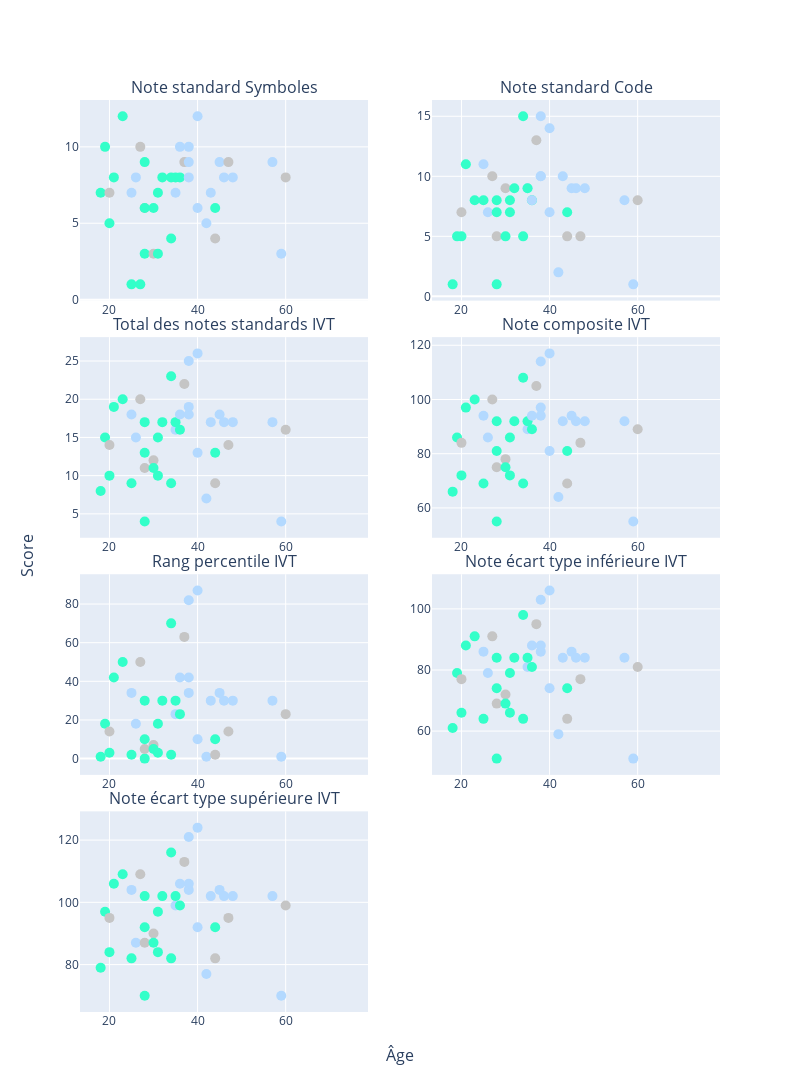

Notebook cell for this chart:
### Code cell
fig_wais_sub.add_trace(go.Scatter(x= df_wais_sub['age'], y=df_wais_sub[subplot_titles[4]], mode="markers+text",
            marker={'size': 10, "color": df_wais_sub['Type_color'] },
            hovertext= df_wais_sub['ID_SECONDAIRE'] +", "+ df_wais_sub['Type']),
            row=1, col=1)

fig_wais_sub.add_trace(go.Scatter(x= df_wais_sub['age'], y=df_wais_sub[subplot_titles[5]], mode="markers+text",
            marker={'size': 10, "color": df_wais_sub['Type_color'] },
            hovertext= df_wais_sub['ID_SECONDAIRE'] +", "+ df_wais_sub['Type']),
              row=1, col=2)

fig_wais_sub.add_trace(go.Scatter(x= df_wais_sub['age'], y=df_wais_sub[subplot_titles[6]], mode="markers+text",
            marker={'size': 10, "color": df_wais_sub['Type_color'] },
            hovertext= df_wais_sub['ID_SECONDAIRE'] +", "+ df_wais_sub['Type']),
              row=2, col=1)

fig_wais_sub.add_trace(go.Scatter(x= df_wais_sub['age'], y=df_wais_sub[subplot_titles[7]], mode="markers+text",
            marker={'size': 10, "color": df_wais_sub['Type_color'] },
            hovertext= df_wais_sub['ID_SECONDAIRE'] +", "+ df_wais_sub['Type']),
            row=2, col=2)

fig_wais_sub.add_trace(go.Scatter(x= df_wais_sub['age'], y=df_wais_sub[subplot_titles[8]], mode="markers+text",
            marker={'size': 10, "color": df_wais_sub['Type_color'] },
            hovertext= df_wais_sub['ID_SECONDAIRE'] +", "+ df_wais_sub['Type']),
            row=3, col=1)
                                                             
fig_wais_sub.add_trace(go.Scatter(x= df_wais_sub['age'], y=df_wais_sub[subplot_titles[9]], mode="markers+text",
            marker={'size': 10, "color": df_wais_sub['Type_color'] },
            hovertext= df_wais_sub['ID_SECONDAIRE'] +", "+ df_wais_sub['Type']),
            row=3, col=2)
    
fig_wais_sub.add_trace(go.Scatter(x= df_wais_sub['age'], y=df_wais_sub[subplot_titles[10]], mode="markers+text",
            marker={'size': 10, "color": df_wais_sub['Type_color'] },
            hovertext= df_wais_sub['ID_SECONDAIRE'] +", "+ df_wais_sub['Type']),
            row=4, col=1)
    
fig_wais_sub.update_layout(height=1500, width=800,
                   showlegend=False
            )

### Figure 1 — Plotly figure (JSON) as saved in the notebook; plotly's stock layout.template omitted (floating-point values rounded to 4 significant figures)
{"data": [{"hovertext": ["EF 2E 22 E0 EA, Type 1", "B6 A4 CD 3A 81, Type 1", "76 A2 26 6F C7, Type inconnu", "C2 C3 05 A8 4B, Type 1", "39 CA BD 3C 82, Type 1", "7B DE 78 5B F6, Type 1", "9B 8E 44 F8 FF, Type 1", "EA 6F FF DE 42, Type 2", "90 01 09 71 F0, Type 2", "39 35 88 38 7B, Type inconnu", "35 86 13 56 24, Type 1", "7D 76 3D FC 91, Type 1", "73 EC 1B D7 9B, Type 1", "81 03 8C 07 58, Type inconnu", "AB A5 ED 43 8B, Type 1", "48 84 25 4A E0, Type inconnu", "01 83 17 5E 89, Type 1", "B9 5D 22 14 86, Type 1", "A1 54 32 B1 53, Type 1", "FD 11 B7 CF 8F, Type 1", "DB 6B 59 3A 0C, Type 1", "F1 C2 1C 3A FC, Type 1", "31 19 64 3D 10, Type 2", "98 2C 1A AA 87, Type 1", "A2 D7 D0 A4 2A, Type 1", "D7 FC 44 05 CA, Type 2", "8A A0 53 AC 37, Type inconnu", "02 88 A7 94 50, Type 2", "64 0B 1B 0A 45, Type 2", "8A 77 B8 09 AD, Type 2", "51 B7 6E C2 FD, Type 2", "A4 03 5A F0 57, Type 2", "02 92 7B FF E6, Type 1", "90 A6 58 8A AD, Type 2", "F5 E4 FD A4 9F, Type 2", "06 25 B6 B7 F5, Type 1", "47 09 1C 5F 94, Type inconnu", "76 8F 56 DE 15, Type 2", "3D F6 5A B4 9D, Type 2", "3F 34 F5 32 80, Type inconnu", "A6 FD C4 C0 69, Type 2", "4F 9C 21 D3 31, Type 2", "4B 6C 17 74 29, Type inconnu", "94 EB 19 B7 18, Type 2", "12 A8 8F 3F 67, Type inconnu", "19 01 73 04 E2, Type 2", "A2 C1 35 C2 8C, Type 2", "0F 30 93 5E 0E, Type 2", "81 DB 14 CC 21, Type inconnu", "CA A2 77 FC 22, Type 2", "96 B8 5B 6F 8F, Type inconnu", "96 DD DC FE E3, Type 2", "21 36 06 E2 38, Type 2", "B7 CA E8 BC 99, Type 2", "3E C6 4C 31 8B, Type inconnu", "EF 4A CF 20 AF, Type 2"], "marker": {"color": ["#33ffc9", "#33ffc9", "#C5C5C5", "#33ffc9", "#33ffc9", "#33ffc9", "#33ffc9", "#B3D9FF", "#B3D9FF", "#C5C5C5", "#33ffc9", "#33ffc9", "#33ffc9", "#C5C5C5", "#33ffc9", "#C5C5C5", "#33ffc9", "#33ffc9", "#33ffc9", "#33ffc9", "#33ffc9", "#33ffc9", "#B3D9FF", "#33ffc9", "#33ffc9", "#B3D9FF", "#C5C5C5", "#B3D9FF", "#B3D9FF", "#B3D9FF", "#B3D9FF", "#B3D9FF", "#33ffc9", "#B3D9FF", "#B3D9FF", "#33ffc9", "#C5C5C5", "#B3D9FF", "#B3D9FF", "#C5C5C5", "#B3D9FF", "#B3D9FF", "#C5C5C5", "#B3D9FF", "#C5C5C5", "#B3D9FF", "#B3D9FF", "#B3D9FF", "#C5C5C5", "#B3D9FF", "#C5C5C5", "#B3D9FF", "#B3D9FF", "#B3D9FF", "#C5C5C5", "#B3D9FF"], "size": 10}, "mode": "markers+text", "type": "scatter", "x": [18, 19, 20, 20, 21, 23, 25, 25, 26, 27, 27, 28, 28, 28, 28, 30, 30, 31, 31, 32, 34, 34, 35, 35, 36, 36, 37, 38, 38, 38, 40, 40, 41, 42, 43, 44, 44, 45, 46, 47, 48, 52, 55, 57, 57, 59, 59, 59, 60, 60, 62, 64, 67, 72, 74, 74], "xaxis": "x", "y": [7, 10, 7, 5, 8, 12, 1, 7, 8, 10, 1, 9, 3, 6, 6, 3, 6, 7, 3, 8, 4, 8, 7, 8, 8, 10, 9, 8, 10, 9, 12, 6, null, 5, 7, 6, 4, 9, 8, 9, 8, null, null, 9, null, 3, null, null, 8, null, null, null, null, null, null, null], "yaxis": "y"}, {"hovertext": ["EF 2E 22 E0 EA, Type 1", "B6 A4 CD 3A 81, Type 1", "76 A2 26 6F C7, Type inconnu", "C2 C3 05 A8 4B, Type 1", "39 CA BD 3C 82, Type 1", "7B DE 78 5B F6, Type 1", "9B 8E 44 F8 FF, Type 1", "EA 6F FF DE 42, Type 2", "90 01 09 71 F0, Type 2", "39 35 88 38 7B, Type inconnu", "35 86 13 56 24, Type 1", "7D 76 3D FC 91, Type 1", "73 EC 1B D7 9B, Type 1", "81 03 8C 07 58, Type inconnu", "AB A5 ED 43 8B, Type 1", "48 84 25 4A E0, Type inconnu", "01 83 17 5E 89, Type 1", "B9 5D 22 14 86, Type 1", "A1 54 32 B1 53, Type 1", "FD 11 B7 CF 8F, Type 1", "DB 6B 59 3A 0C, Type 1", "F1 C2 1C 3A FC, Type 1", "31 19 64 3D 10, Type 2", "98 2C 1A AA 87, Type 1", "A2 D7 D0 A4 2A, Type 1", "D7 FC 44 05 CA, Type 2", "8A A0 53 AC 37, Type inconnu", "02 88 A7 94 50, Type 2", "64 0B 1B 0A 45, Type 2", "8A 77 B8 09 AD, Type 2", "51 B7 6E C2 FD, Type 2", "A4 03 5A F0 57, Type 2", "02 92 7B FF E6, Type 1", "90 A6 58 8A AD, Type 2", "F5 E4 FD A4 9F, Type 2", "06 25 B6 B7 F5, Type 1", "47 09 1C 5F 94, Type inconnu", "76 8F 56 DE 15, Type 2", "3D F6 5A B4 9D, Type 2", "3F 34 F5 32 80, Type inconnu", "A6 FD C4 C0 69, Type 2", "4F 9C 21 D3 31, Type 2", "4B 6C 17 74 29, Type inconnu", "94 EB 19 B7 18, Type 2", "12 A8 8F 3F 67, Type inconnu", "19 01 73 04 E2, Type 2", "A2 C1 35 C2 8C, Type 2", "0F 30 93 5E 0E, Type 2", "81 DB 14 CC 21, Type inconnu", "CA A2 77 FC 22, Type 2", "96 B8 5B 6F 8F, Type inconnu", "96 DD DC FE E3, Type 2", "21 36 06 E2 38, Type 2", "B7 CA E8 BC 99, Type 2", "3E C6 4C 31 8B, Type inconnu", "EF 4A CF 20 AF, Type 2"], "marker": {"color": ["#33ffc9", "#33ffc9", "#C5C5C5", "#33ffc9", "#33ffc9", "#33ffc9", "#33ffc9", "#B3D9FF", "#B3D9FF", "#C5C5C5", "#33ffc9", "#33ffc9", "#33ffc9", "#C5C5C5", "#33ffc9", "#C5C5C5", "#33ffc9", "#33ffc9", "#33ffc9", "#33ffc9", "#33ffc9", "#33ffc9", "#B3D9FF", "#33ffc9", "#33ffc9", "#B3D9FF", "#C5C5C5", "#B3D9FF", "#B3D9FF", "#B3D9FF", "#B3D9FF", "#B3D9FF", "#33ffc9", "#B3D9FF", "#B3D9FF", "#33ffc9", "#C5C5C5", "#B3D9FF", "#B3D9FF", "#C5C5C5", "#B3D9FF", "#B3D9FF", "#C5C5C5", "#B3D9FF", "#C5C5C5", "#B3D9FF", "#B3D9FF", "#B3D9FF", "#C5C5C5", "#B3D9FF", "#C5C5C5", "#B3D9FF", "#B3D9FF", "#B3D9FF", "#C5C5C5", "#B3D9FF"], "size": 10}, "mode": "markers+text", "type": "scatter", "x": [18, 19, 20, 20, 21, 23, 25, 25, 26, 27, 27, 28, 28, 28, 28, 30, 30, 31, 31, 32, 34, 34, 35, 35, 36, 36, 37, 38, 38, 38, 40, 40, 41, 42, 43, 44, 44, 45, 46, 47, 48, 52, 55, 57, 57, 59, 59, 59, 60, 60, 62, 64, 67, 72, 74, 74], "xaxis": "x2", "y": [1, 5, 7, 5, 11, 8, 8, 11, 7, 10, null, 8, 1, 5, 7, 9, 5, 8, 7, 9, 5, 15, 9, 9, 8, 8, 13, 10, 15, 10, 14, 7, null, 2, 10, 7, 5, 9, 9, 5, 9, null, null, 8, null, 1, null, null, 8, null, null, null, null, null, null, null], "yaxis": "y2"}, {"hovertext": ["EF 2E 22 E0 EA, Type 1", "B6 A4 CD 3A 81, Type 1", "76 A2 26 6F C7, Type inconnu", "C2 C3 05 A8 4B, Type 1", "39 CA BD 3C 82, Type 1", "7B DE 78 5B F6, Type 1", "9B 8E 44 F8 FF, Type 1", "EA 6F FF DE 42, Type 2", "90 01 09 71 F0, Type 2", "39 35 88 38 7B, Type inconnu", "35 86 13 56 24, Type 1", "7D 76 3D FC 91, Type 1", "73 EC 1B D7 9B, Type 1", "81 03 8C 07 58, Type inconnu", "AB A5 ED 43 8B, Type 1", "48 84 25 4A E0, Type inconnu", "01 83 17 5E 89, Type 1", "B9 5D 22 14 86, Type 1", "A1 54 32 B1 53, Type 1", "FD 11 B7 CF 8F, Type 1", "DB 6B 59 3A 0C, Type 1", "F1 C2 1C 3A FC, Type 1", "31 19 64 3D 10, Type 2", "98 2C 1A AA 87, Type 1", "A2 D7 D0 A4 2A, Type 1", "D7 FC 44 05 CA, Type 2", "8A A0 53 AC 37, Type inconnu", "02 88 A7 94 50, Type 2", "64 0B 1B 0A 45, Type 2", "8A 77 B8 09 AD, Type 2", "51 B7 6E C2 FD, Type 2", "A4 03 5A F0 57, Type 2", "02 92 7B FF E6, Type 1", "90 A6 58 8A AD, Type 2", "F5 E4 FD A4 9F, Type 2", "06 25 B6 B7 F5, Type 1", "47 09 1C 5F 94, Type inconnu", "76 8F 56 DE 15, Type 2", "3D F6 5A B4 9D, Type 2", "3F 34 F5 32 80, Type inconnu", "A6 FD C4 C0 69, Type 2", "4F 9C 21 D3 31, Type 2", "4B 6C 17 74 29, Type inconnu", "94 EB 19 B7 18, Type 2", "12 A8 8F 3F 67, Type inconnu", "19 01 73 04 E2, Type 2", "A2 C1 35 C2 8C, Type 2", "0F 30 93 5E 0E, Type 2", "81 DB 14 CC 21, Type inconnu", "CA A2 77 FC 22, Type 2", "96 B8 5B 6F 8F, Type inconnu", "96 DD DC FE E3, Type 2", "21 36 06 E2 38, Type 2", "B7 CA E8 BC 99, Type 2", "3E C6 4C 31 8B, Type inconnu", "EF 4A CF 20 AF, Type 2"], "marker": {"color": ["#33ffc9", "#33ffc9", "#C5C5C5", "#33ffc9", "#33ffc9", "#33ffc9", "#33ffc9", "#B3D9FF", "#B3D9FF", "#C5C5C5", "#33ffc9", "#33ffc9", "#33ffc9", "#C5C5C5", "#33ffc9", "#C5C5C5", "#33ffc9", "#33ffc9", "#33ffc9", "#33ffc9", "#33ffc9", "#33ffc9", "#B3D9FF", "#33ffc9", "#33ffc9", "#B3D9FF", "#C5C5C5", "#B3D9FF", "#B3D9FF", "#B3D9FF", "#B3D9FF", "#B3D9FF", "#33ffc9", "#B3D9FF", "#B3D9FF", "#33ffc9", "#C5C5C5", "#B3D9FF", "#B3D9FF", "#C5C5C5", "#B3D9FF", "#B3D9FF", "#C5C5C5", "#B3D9FF", "#C5C5C5", "#B3D9FF", "#B3D9FF", "#B3D9FF", "#C5C5C5", "#B3D9FF", "#C5C5C5", "#B3D9FF", "#B3D9FF", "#B3D9FF", "#C5C5C5", "#B3D9FF"], "size": 10}, "mode": "markers+text", "type": "scatter", "x": [18, 19, 20, 20, 21, 23, 25, 25, 26, 27, 27, 28, 28, 28, 28, 30, 30, 31, 31, 32, 34, 34, 35, 35, 36, 36, 37, 38, 38, 38, 40, 40, 41, 42, 43, 44, 44, 45, 46, 47, 48, 52, 55, 57, 57, 59, 59, 59, 60, 60, 62, 64, 67, 72, 74, 74], "xaxis": "x3", "y": [8, 15, 14, 10, 19, 20, 9, 18, 15, 20, null, 17, 4, 11, 13, 12, 11, 15, 10, 17, 9, 23, 16, 17, 16, 18, 22, 18, 25, 19, 26, 13, null, 7, 17, 13, 9, 18, 17, 14, 17, null, null, 17, null, 4, null, null, 16, null, null, null, null, null, null, null], "yaxis": "y3"}, {"hovertext": ["EF 2E 22 E0 EA, Type 1", "B6 A4 CD 3A 81, Type 1", "76 A2 26 6F C7, Type inconnu", "C2 C3 05 A8 4B, Type 1", "39 CA BD 3C 82, Type 1", "7B DE 78 5B F6, Type 1", "9B 8E 44 F8 FF, Type 1", "EA 6F FF DE 42, Type 2", "90 01 09 71 F0, Type 2", "39 35 88 38 7B, Type inconnu", "35 86 13 56 24, Type 1", "7D 76 3D FC 91, Type 1", "73 EC 1B D7 9B, Type 1", "81 03 8C 07 58, Type inconnu", "AB A5 ED 43 8B, Type 1", "48 84 25 4A E0, Type inconnu", "01 83 17 5E 89, Type 1", "B9 5D 22 14 86, Type 1", "A1 54 32 B1 53, Type 1", "FD 11 B7 CF 8F, Type 1", "DB 6B 59 3A 0C, Type 1", "F1 C2 1C 3A FC, Type 1", "31 19 64 3D 10, Type 2", "98 2C 1A AA 87, Type 1", "A2 D7 D0 A4 2A, Type 1", "D7 FC 44 05 CA, Type 2", "8A A0 53 AC 37, Type inconnu", "02 88 A7 94 50, Type 2", "64 0B 1B 0A 45, Type 2", "8A 77 B8 09 AD, Type 2", "51 B7 6E C2 FD, Type 2", "A4 03 5A F0 57, Type 2", "02 92 7B FF E6, Type 1", "90 A6 58 8A AD, Type 2", "F5 E4 FD A4 9F, Type 2", "06 25 B6 B7 F5, Type 1", "47 09 1C 5F 94, Type inconnu", "76 8F 56 DE 15, Type 2", "3D F6 5A B4 9D, Type 2", "3F 34 F5 32 80, Type inconnu", "A6 FD C4 C0 69, Type 2", "4F 9C 21 D3 31, Type 2", "4B 6C 17 74 29, Type inconnu", "94 EB 19 B7 18, Type 2", "12 A8 8F 3F 67, Type inconnu", "19 01 73 04 E2, Type 2", "A2 C1 35 C2 8C, Type 2", "0F 30 93 5E 0E, Type 2", "81 DB 14 CC 21, Type inconnu", "CA A2 77 FC 22, Type 2", "96 B8 5B 6F 8F, Type inconnu", "96 DD DC FE E3, Type 2", "21 36 06 E2 38, Type 2", "B7 CA E8 BC 99, Type 2", "3E C6 4C 31 8B, Type inconnu", "EF 4A CF 20 AF, Type 2"], "marker": {"color": ["#33ffc9", "#33ffc9", "#C5C5C5", "#33ffc9", "#33ffc9", "#33ffc9", "#33ffc9", "#B3D9FF", "#B3D9FF", "#C5C5C5", "#33ffc9", "#33ffc9", "#33ffc9", "#C5C5C5", "#33ffc9", "#C5C5C5", "#33ffc9", "#33ffc9", "#33ffc9", "#33ffc9", "#33ffc9", "#33ffc9", "#B3D9FF", "#33ffc9", "#33ffc9", "#B3D9FF", "#C5C5C5", "#B3D9FF", "#B3D9FF", "#B3D9FF", "#B3D9FF", "#B3D9FF", "#33ffc9", "#B3D9FF", "#B3D9FF", "#33ffc9", "#C5C5C5", "#B3D9FF", "#B3D9FF", "#C5C5C5", "#B3D9FF", "#B3D9FF", "#C5C5C5", "#B3D9FF", "#C5C5C5", "#B3D9FF", "#B3D9FF", "#B3D9FF", "#C5C5C5", "#B3D9FF", "#C5C5C5", "#B3D9FF", "#B3D9FF", "#B3D9FF", "#C5C5C5", "#B3D9FF"], "size": 10}, "mode": "markers+text", "type": "scatter", "x": [18, 19, 20, 20, 21, 23, 25, 25, 26, 27, 27, 28, 28, 28, 28, 30, 30, 31, 31, 32, 34, 34, 35, 35, 36, 36, 37, 38, 38, 38, 40, 40, 41, 42, 43, 44, 44, 45, 46, 47, 48, 52, 55, 57, 57, 59, 59, 59, 60, 60, 62, 64, 67, 72, 74, 74], "xaxis": "x4", "y": [66, 86, 84, 72, 97, 100, 69, 94, 86, 100, null, 92, 55, 75, 81, 78, 75, 86, 72, 92, 69, 108, 89, 92, 89, 94, 105, 94, 114, 97, 117, 81, null, 64, 92, 81, 69, 94, 92, 84, 92, null, null, 92, null, 55, null, null, 89, null, null, null, null, null, null, null], "yaxis": "y4"}, {"hovertext": ["EF 2E 22 E0 EA, Type 1", "B6 A4 CD 3A 81, Type 1", "76 A2 26 6F C7, Type inconnu", "C2 C3 05 A8 4B, Type 1", "39 CA BD 3C 82, Type 1", "7B DE 78 5B F6, Type 1", "9B 8E 44 F8 FF, Type 1", "EA 6F FF DE 42, Type 2", "90 01 09 71 F0, Type 2", "39 35 88 38 7B, Type inconnu", "35 86 13 56 24, Type 1", "7D 76 3D FC 91, Type 1", "73 EC 1B D7 9B, Type 1", "81 03 8C 07 58, Type inconnu", "AB A5 ED 43 8B, Type 1", "48 84 25 4A E0, Type inconnu", "01 83 17 5E 89, Type 1", "B9 5D 22 14 86, Type 1", "A1 54 32 B1 53, Type 1", "FD 11 B7 CF 8F, Type 1", "DB 6B 59 3A 0C, Type 1", "F1 C2 1C 3A FC, Type 1", "31 19 64 3D 10, Type 2", "98 2C 1A AA 87, Type 1", "A2 D7 D0 A4 2A, Type 1", "D7 FC 44 05 CA, Type 2", "8A A0 53 AC 37, Type inconnu", "02 88 A7 94 50, Type 2", "64 0B 1B 0A 45, Type 2", "8A 77 B8 09 AD, Type 2", "51 B7 6E C2 FD, Type 2", "A4 03 5A F0 57, Type 2", "02 92 7B FF E6, Type 1", "90 A6 58 8A AD, Type 2", "F5 E4 FD A4 9F, Type 2", "06 25 B6 B7 F5, Type 1", "47 09 1C 5F 94, Type inconnu", "76 8F 56 DE 15, Type 2", "3D F6 5A B4 9D, Type 2", "3F 34 F5 32 80, Type inconnu", "A6 FD C4 C0 69, Type 2", "4F 9C 21 D3 31, Type 2", "4B 6C 17 74 29, Type inconnu", "94 EB 19 B7 18, Type 2", "12 A8 8F 3F 67, Type inconnu", "19 01 73 04 E2, Type 2", "A2 C1 35 C2 8C, Type 2", "0F 30 93 5E 0E, Type 2", "81 DB 14 CC 21, Type inconnu", "CA A2 77 FC 22, Type 2", "96 B8 5B 6F 8F, Type inconnu", "96 DD DC FE E3, Type 2", "21 36 06 E2 38, Type 2", "B7 CA E8 BC 99, Type 2", "3E C6 4C 31 8B, Type inconnu", "EF 4A CF 20 AF, Type 2"], "marker": {"color": ["#33ffc9", "#33ffc9", "#C5C5C5", "#33ffc9", "#33ffc9", "#33ffc9", "#33ffc9", "#B3D9FF", "#B3D9FF", "#C5C5C5", "#33ffc9", "#33ffc9", "#33ffc9", "#C5C5C5", "#33ffc9", "#C5C5C5", "#33ffc9", "#33ffc9", "#33ffc9", "#33ffc9", "#33ffc9", "#33ffc9", "#B3D9FF", "#33ffc9", "#33ffc9", "#B3D9FF", "#C5C5C5", "#B3D9FF", "#B3D9FF", "#B3D9FF", "#B3D9FF", "#B3D9FF", "#33ffc9", "#B3D9FF", "#B3D9FF", "#33ffc9", "#C5C5C5", "#B3D9FF", "#B3D9FF", "#C5C5C5", "#B3D9FF", "#B3D9FF", "#C5C5C5", "#B3D9FF", "#C5C5C5", "#B3D9FF", "#B3D9FF", "#B3D9FF", "#C5C5C5", "#B3D9FF", "#C5C5C5", "#B3D9FF", "#B3D9FF", "#B3D9FF", "#C5C5C5", "#B3D9FF"], "size": 10}, "mode": "markers+text", "type": "scatter", "x": [18, 19, 20, 20, 21, 23, 25, 25, 26, 27, 27, 28, 28, 28, 28, 30, 30, 31, 31, 32, 34, 34, 35, 35, 36, 36, 37, 38, 38, 38, 40, 40, 41, 42, 43, 44, 44, 45, 46, 47, 48, 52, 55, 57, 57, 59, 59, 59, 60, 60, 62, 64, 67, 72, 74, 74], "xaxis": "x5", "y": [1, 18, 14, 3, 42, 50, 2, 34, 18, 50, null, 30, 0, 5, 10, 7, 5, 18, 3, 30, 2, 70, 23, 30, 23, 42, 63, 34, 82, 42, 87, 10, null, 1, 30, 10, 2, 34, 30, 14, 30, null, null, 30, null, 1, null, null, 23, null, null, null, null, null, null, null], "yaxis": "y5"}, {"hovertext": ["EF 2E 22 E0 EA, Type 1", "B6 A4 CD 3A 81, Type 1", "76 A2 26 6F C7, Type inconnu", "C2 C3 05 A8 4B, Type 1", "39 CA BD 3C 82, Type 1", "7B DE 78 5B F6, Type 1", "9B 8E 44 F8 FF, Type 1", "EA 6F FF DE 42, Type 2", "90 01 09 71 F0, Type 2", "39 35 88 38 7B, Type inconnu", "35 86 13 56 24, Type 1", "7D 76 3D FC 91, Type 1", "73 EC 1B D7 9B, Type 1", "81 03 8C 07 58, Type inconnu", "AB A5 ED 43 8B, Type 1", "48 84 25 4A E0, Type inconnu", "01 83 17 5E 89, Type 1", "B9 5D 22 14 86, Type 1", "A1 54 32 B1 53, Type 1", "FD 11 B7 CF 8F, Type 1", "DB 6B 59 3A 0C, Type 1", "F1 C2 1C 3A FC, Type 1", "31 19 64 3D 10, Type 2", "98 2C 1A AA 87, Type 1", "A2 D7 D0 A4 2A, Type 1", "D7 FC 44 05 CA, Type 2", "8A A0 53 AC 37, Type inconnu", "02 88 A7 94 50, Type 2", "64 0B 1B 0A 45, Type 2", "8A 77 B8 09 AD, Type 2", "51 B7 6E C2 FD, Type 2", "A4 03 5A F0 57, Type 2", "02 92 7B FF E6, Type 1", "90 A6 58 8A AD, Type 2", "F5 E4 FD A4 9F, Type 2", "06 25 B6 B7 F5, Type 1", "47 09 1C 5F 94, Type inconnu", "76 8F 56 DE 15, Type 2", "3D F6 5A B4 9D, Type 2", "3F 34 F5 32 80, Type inconnu", "A6 FD C4 C0 69, Type 2", "4F 9C 21 D3 31, Type 2", "4B 6C 17 74 29, Type inconnu", "94 EB 19 B7 18, Type 2", "12 A8 8F 3F 67, Type inconnu", "19 01 73 04 E2, Type 2", "A2 C1 35 C2 8C, Type 2", "0F 30 93 5E 0E, Type 2", "81 DB 14 CC 21, Type inconnu", "CA A2 77 FC 22, Type 2", "96 B8 5B 6F 8F, Type inconnu", "96 DD DC FE E3, Type 2", "21 36 06 E2 38, Type 2", "B7 CA E8 BC 99, Type 2", "3E C6 4C 31 8B, Type inconnu", "EF 4A CF 20 AF, Type 2"], "marker": {"color": ["#33ffc9", "#33ffc9", "#C5C5C5", "#33ffc9", "#33ffc9", "#33ffc9", "#33ffc9", "#B3D9FF", "#B3D9FF", "#C5C5C5", "#33ffc9", "#33ffc9", "#33ffc9", "#C5C5C5", "#33ffc9", "#C5C5C5", "#33ffc9", "#33ffc9", "#33ffc9", "#33ffc9", "#33ffc9", "#33ffc9", "#B3D9FF", "#33ffc9", "#33ffc9", "#B3D9FF", "#C5C5C5", "#B3D9FF", "#B3D9FF", "#B3D9FF", "#B3D9FF", "#B3D9FF", "#33ffc9", "#B3D9FF", "#B3D9FF", "#33ffc9", "#C5C5C5", "#B3D9FF", "#B3D9FF", "#C5C5C5", "#B3D9FF", "#B3D9FF", "#C5C5C5", "#B3D9FF", "#C5C5C5", "#B3D9FF", "#B3D9FF", "#B3D9FF", "#C5C5C5", "#B3D9FF", "#C5C5C5", "#B3D9FF", "#B3D9FF", "#B3D9FF", "#C5C5C5", "#B3D9FF"], "size": 10}, "mode": "markers+text", "type": "scatter", "x": [18, 19, 20, 20, 21, 23, 25, 25, 26, 27, 27, 28, 28, 28, 28, 30, 30, 31, 31, 32, 34, 34, 35, 35, 36, 36, 37, 38, 38, 38, 40, 40, 41, 42, 43, 44, 44, 45, 46, 47, 48, 52, 55, 57, 57, 59, 59, 59, 60, 60, 62, 64, 67, 72, 74, 74], "xaxis": "x6", "y": [61, 79, 77, 66, 88, 91, 64, 86, 79, 91, null, 84, 51, 69, 74, 72, 69, 79, 66, 84, 64, 98, 81, 84, 81, 88, 95, 86, 103, 88, 106, 74, null, 59, 84, 74, 64, 86, 84, 77, 84, null, null, 84, null, 51, null, null, 81, null, null, null, null, null, null, null], "yaxis": "y6"}, {"hovertext": ["EF 2E 22 E0 EA, Type 1", "B6 A4 CD 3A 81, Type 1", "76 A2 26 6F C7, Type inconnu", "C2 C3 05 A8 4B, Type 1", "39 CA BD 3C 82, Type 1", "7B DE 78 5B F6, Type 1", "9B 8E 44 F8 FF, Type 1", "EA 6F FF DE 42, Type 2", "90 01 09 71 F0, Type 2", "39 35 88 38 7B, Type inconnu", "35 86 13 56 24, Type 1", "7D 76 3D FC 91, Type 1", "73 EC 1B D7 9B, Type 1", "81 03 8C 07 58, Type inconnu", "AB A5 ED 43 8B, Type 1", "48 84 25 4A E0, Type inconnu", "01 83 17 5E 89, Type 1", "B9 5D 22 14 86, Type 1", "A1 54 32 B1 53, Type 1", "FD 11 B7 CF 8F, Type 1", "DB 6B 59 3A 0C, Type 1", "F1 C2 1C 3A FC, Type 1", "31 19 64 3D 10, Type 2", "98 2C 1A AA 87, Type 1", "A2 D7 D0 A4 2A, Type 1", "D7 FC 44 05 CA, Type 2", "8A A0 53 AC 37, Type inconnu", "02 88 A7 94 50, Type 2", "64 0B 1B 0A 45, Type 2", "8A 77 B8 09 AD, Type 2", "51 B7 6E C2 FD, Type 2", "A4 03 5A F0 57, Type 2", "02 92 7B FF E6, Type 1", "90 A6 58 8A AD, Type 2", "F5 E4 FD A4 9F, Type 2", "06 25 B6 B7 F5, Type 1", "47 09 1C 5F 94, Type inconnu", "76 8F 56 DE 15, Type 2", "3D F6 5A B4 9D, Type 2", "3F 34 F5 32 80, Type inconnu", "A6 FD C4 C0 69, Type 2", "4F 9C 21 D3 31, Type 2", "4B 6C 17 74 29, Type inconnu", "94 EB 19 B7 18, Type 2", "12 A8 8F 3F 67, Type inconnu", "19 01 73 04 E2, Type 2", "A2 C1 35 C2 8C, Type 2", "0F 30 93 5E 0E, Type 2", "81 DB 14 CC 21, Type inconnu", "CA A2 77 FC 22, Type 2", "96 B8 5B 6F 8F, Type inconnu", "96 DD DC FE E3, Type 2", "21 36 06 E2 38, Type 2", "B7 CA E8 BC 99, Type 2", "3E C6 4C 31 8B, Type inconnu", "EF 4A CF 20 AF, Type 2"], "marker": {"color": ["#33ffc9", "#33ffc9", "#C5C5C5", "#33ffc9", "#33ffc9", "#33ffc9", "#33ffc9", "#B3D9FF", "#B3D9FF", "#C5C5C5", "#33ffc9", "#33ffc9", "#33ffc9", "#C5C5C5", "#33ffc9", "#C5C5C5", "#33ffc9", "#33ffc9", "#33ffc9", "#33ffc9", "#33ffc9", "#33ffc9", "#B3D9FF", "#33ffc9", "#33ffc9", "#B3D9FF", "#C5C5C5", "#B3D9FF", "#B3D9FF", "#B3D9FF", "#B3D9FF", "#B3D9FF", "#33ffc9", "#B3D9FF", "#B3D9FF", "#33ffc9", "#C5C5C5", "#B3D9FF", "#B3D9FF", "#C5C5C5", "#B3D9FF", "#B3D9FF", "#C5C5C5", "#B3D9FF", "#C5C5C5", "#B3D9FF", "#B3D9FF", "#B3D9FF", "#C5C5C5", "#B3D9FF", "#C5C5C5", "#B3D9FF", "#B3D9FF", "#B3D9FF", "#C5C5C5", "#B3D9FF"], "size": 10}, "mode": "markers+text", "type": "scatter", "x": [18, 19, 20, 20, 21, 23, 25, 25, 26, 27, 27, 28, 28, 28, 28, 30, 30, 31, 31, 32, 34, 34, 35, 35, 36, 36, 37, 38, 38, 38, 40, 40, 41, 42, 43, 44, 44, 45, 46, 47, 48, 52, 55, 57, 57, 59, 59, 59, 60, 60, 62, 64, 67, 72, 74, 74], "xaxis": "x7", "y": [79, 97, 95, 84, 106, 109, 82, 104, 87, 109, null, 102, 70, 87, 92, 90, 87, 97, 84, 102, 82, 116, 99, 102, 99, 106, 113, 104, 121, 106, 124, 92, null, 77, 102, 92, 82, 104, 102, 95, 102, null, null, 102, null, 70, null, null, 99, null, null, null, null, null, null, null], "yaxis": "y7"}], "layout": {"annotations": [{"font": {"size": 16}, "showarrow": false, "text": "Note standard Symboles", "x": 0.225, "xanchor": "center", "xref": "paper", "y": 1, "yanchor": "bottom", "yref": "paper"}, {"font": {"size": 16}, "showarrow": false, "text": "Note standard Code", "x": 0.775, "xanchor": "center", "xref": "paper", "y": 1, "yanchor": "bottom", "yref": "paper"}, {"font": {"size": 16}, "showarrow": false, "text": "Total des notes standards IVT", "x": 0.225, "xanchor": "center", "xref": "paper", "y": 0.74, "yanchor": "bottom", "yref": "paper"}, {"font": {"size": 16}, "showarrow": false, "text": "Note composite IVT", "x": 0.775, "xanchor": "center", "xref": "paper", "y": 0.74, "yanchor": "bottom", "yref": "paper"}, {"font": {"size": 16}, "showarrow": false, "text": "Rang percentile IVT", "x": 0.225, "xanchor": "center", "xref": "paper", "y": 0.48, "yanchor": "bottom", "yref": "paper"}, {"font": {"size": 16}, "showarrow": false, "text": "Note écart type inférieure IVT", "x": 0.775, "xanchor": "center", "xref": "paper", "y": 0.48, "yanchor": "bottom", "yref": "paper"}, {"font": {"size": 16}, "showarrow": false, "text": "Note écart type supérieure IVT", "x": 0.225, "xanchor": "center", "xref": "paper", "y": 0.22, "yanchor": "bottom", "yref": "paper"}, {"font": {"size": 16}, "showarrow": false, "text": "Âge", "x": 0.5, "xanchor": "center", "xref": "paper", "y": 0, "yanchor": "top", "yref": "paper", "yshift": -30}, {"font": {"size": 16}, "showarrow": false, "text": "Score", "textangle": -90, "x": 0, "xanchor": "right", "xref": "paper", "xshift": -40, "y": 0.5, "yanchor": "middle", "yref": "paper"}], "height": 1500, "showlegend": false, "width": 800, "xaxis": {"anchor": "y", "domain": [0, 0.45]}, "xaxis2": {"anchor": "y2", "domain": [0.55, 1]}, "xaxis3": {"anchor": "y3", "domain": [0, 0.45]}, "xaxis4": {"anchor": "y4", "domain": [0.55, 1]}, "xaxis5": {"anchor": "y5", "domain": [0, 0.45]}, "xaxis6": {"anchor": "y6", "domain": [0.55, 1]}, "xaxis7": {"anchor": "y7", "domain": [0, 0.45]}, "xaxis8": {"anchor": "y8", "domain": [0.55, 1]}, "yaxis": {"anchor": "x", "domain": [0.78, 1]}, "yaxis2": {"anchor": "x2", "domain": [0.78, 1]}, "yaxis3": {"anchor": "x3", "domain": [0.52, 0.74]}, "yaxis4": {"anchor": "x4", "domain": [0.52, 0.74]}, "yaxis5": {"anchor": "x5", "domain": [0.26, 0.48]}, "yaxis6": {"anchor": "x6", "domain": [0.26, 0.48]}, "yaxis7": {"anchor": "x7", "domain": [0, 0.22]}, "yaxis8": {"anchor": "x8", "domain": [0, 0.22]}}}
